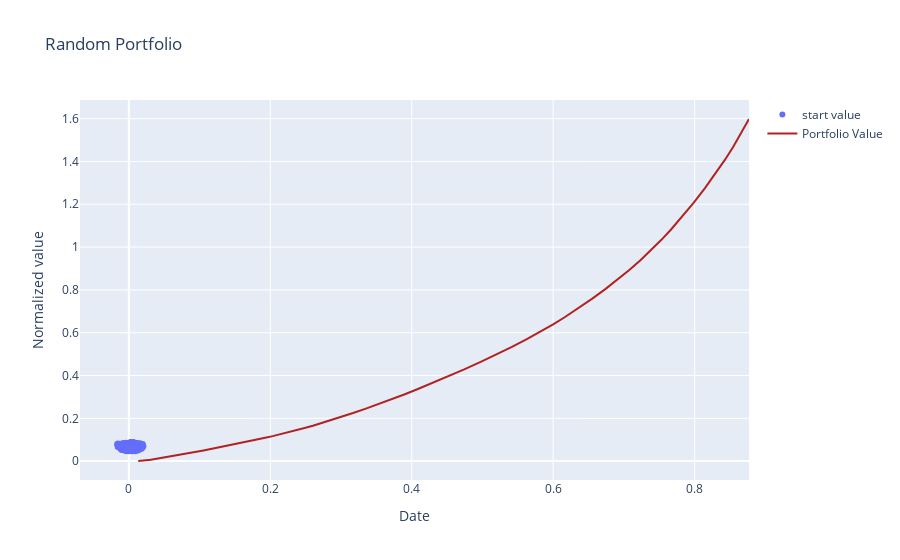

Notebook code for this chart:
### Code cell
fig = go.Figure()
fig.add_trace(go.Scatter(x=means.squeeze(), y=stds.squeeze(),
            name='start value', mode="markers"
            ))
fig.add_trace(go.Scatter(x=returns, y=risks,
                    mode='lines',
                    name='Portfolio Value',
                    line = dict(color='firebrick')))
fig.update_layout(title="Random Portfolio",
            xaxis_title='Date',
            yaxis_title='Normalized value')
fig.show()
